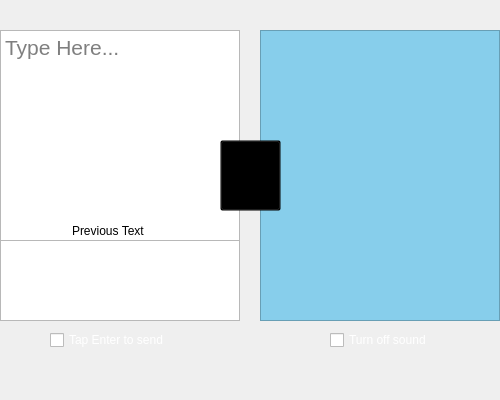
<?xml version="1.0" encoding="UTF-8"?>
<ui version="4.0">
 <class>chatBot</class>
 <widget class="QWidget" name="chatBot">
  <property name="geometry">
   <rect>
    <x>0</x>
    <y>0</y>
    <width>500</width>
    <height>400</height>
   </rect>
  </property>
  <property name="windowTitle">
   <string>Form</string>
  </property>
  <widget class="QTextEdit" name="userText">
   <property name="geometry">
    <rect>
     <x>0</x>
     <y>30</y>
     <width>240</width>
     <height>211</height>
    </rect>
   </property>
   <property name="styleSheet">
    <string notr="true">font-size:16pt;</string>
   </property>
   <property name="placeholderText">
    <string>Type Here...</string>
   </property>
  </widget>
  <widget class="QTextEdit" name="chatbotText">
   <property name="geometry">
    <rect>
     <x>260</x>
     <y>30</y>
     <width>240</width>
     <height>291</height>
    </rect>
   </property>
   <property name="styleSheet">
    <string notr="true">background-color:#87ceeb;color:white</string>
   </property>
   <property name="readOnly">
    <bool>true</bool>
   </property>
  </widget>
  <widget class="QPushButton" name="send">
   <property name="geometry">
    <rect>
     <x>220</x>
     <y>140</y>
     <width>61</width>
     <height>71</height>
    </rect>
   </property>
   <property name="styleSheet">
    <string notr="true">background-color:rgba(0,0,0,0);</string>
   </property>
   <property name="text">
    <string/>
   </property>
   <property name="icon">
    <iconset>
     <normaloff>../se.gif</normaloff>../se.gif</iconset>
   </property>
   <property name="iconSize">
    <size>
     <width>50</width>
     <height>50</height>
    </size>
   </property>
  </widget>
  <widget class="QLabel" name="back">
   <property name="geometry">
    <rect>
     <x>0</x>
     <y>0</y>
     <width>501</width>
     <height>401</height>
    </rect>
   </property>
   <property name="text">
    <string/>
   </property>
   <property name="pixmap">
    <pixmap>../cr.jpg</pixmap>
   </property>
   <property name="scaledContents">
    <bool>true</bool>
   </property>
  </widget>
  <widget class="QTextEdit" name="prevText">
   <property name="geometry">
    <rect>
     <x>0</x>
     <y>240</y>
     <width>240</width>
     <height>81</height>
    </rect>
   </property>
   <property name="readOnly">
    <bool>true</bool>
   </property>
  </widget>
  <widget class="QLabel" name="label">
   <property name="geometry">
    <rect>
     <x>72</x>
     <y>223</y>
     <width>91</width>
     <height>16</height>
    </rect>
   </property>
   <property name="text">
    <string>Previous Text</string>
   </property>
  </widget>
  <widget class="QCheckBox" name="e2send">
   <property name="geometry">
    <rect>
     <x>50</x>
     <y>330</y>
     <width>131</width>
     <height>20</height>
    </rect>
   </property>
   <property name="styleSheet">
    <string notr="true">color:white;</string>
   </property>
   <property name="text">
    <string>Tap Enter to send</string>
   </property>
  </widget>
  <widget class="QCheckBox" name="sound">
   <property name="geometry">
    <rect>
     <x>330</x>
     <y>330</y>
     <width>121</width>
     <height>20</height>
    </rect>
   </property>
   <property name="styleSheet">
    <string notr="true">color:white;</string>
   </property>
   <property name="text">
    <string>Turn off sound</string>
   </property>
  </widget>
  <zorder>back</zorder>
  <zorder>userText</zorder>
  <zorder>chatbotText</zorder>
  <zorder>send</zorder>
  <zorder>prevText</zorder>
  <zorder>label</zorder>
  <zorder>e2send</zorder>
  <zorder>sound</zorder>
 </widget>
 <resources/>
 <connections/>
</ui>
